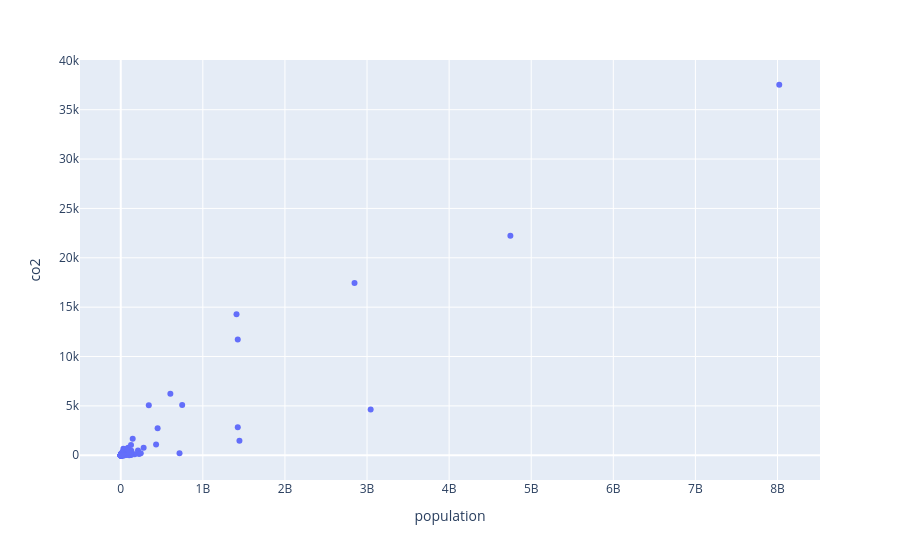

Write notebook code for a chart like this one.
### Markdown cell above
### 4- Plotly

### Code cell
px.scatter(data.query("year == 2022"),
           x='population',
           y='co2',
           hover_name='country')

### Figure 1 — Plotly figure (JSON) as saved in the notebook; plotly's stock layout.template omitted (floating-point values rounded to 4 significant figures; data arrays with more than 128 entries replaced by an {"elided": "..."} marker saying what was removed)
{"data": [{"hovertemplate": "<b>%{hovertext}</b><br><br>population=%{x}<br>co2=%{y}<extra></extra>", "hovertext": {"elided": "254 str values"}, "legendgroup": "", "marker": {"color": "#636efa", "symbol": "circle"}, "mode": "markers", "name": "", "orientation": "v", "showlegend": false, "type": "scatter", "x": {"elided": "254 float values"}, "xaxis": "x", "y": {"elided": "254 float values"}, "yaxis": "y"}], "layout": {"legend": {"tracegroupgap": 0}, "margin": {"t": 60}, "xaxis": {"anchor": "y", "domain": [0, 1], "title": {"text": "population"}}, "yaxis": {"anchor": "x", "domain": [0, 1], "title": {"text": "co2"}}}}
